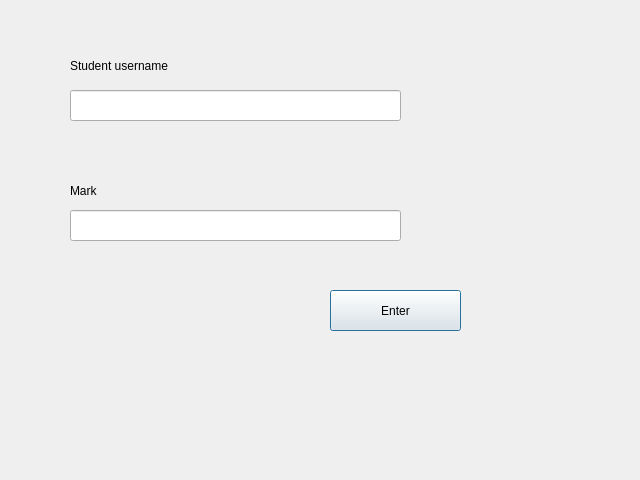
<?xml version="1.0" encoding="UTF-8"?>
<ui version="4.0">
 <class>Dialog</class>
 <widget class="QDialog" name="Dialog">
  <property name="geometry">
   <rect>
    <x>0</x>
    <y>0</y>
    <width>640</width>
    <height>480</height>
   </rect>
  </property>
  <property name="windowTitle">
   <string>Dialog</string>
  </property>
  <widget class="QLineEdit" name="lineEdit">
   <property name="geometry">
    <rect>
     <x>70</x>
     <y>90</y>
     <width>331</width>
     <height>31</height>
    </rect>
   </property>
  </widget>
  <widget class="QLineEdit" name="lineEdit_2">
   <property name="geometry">
    <rect>
     <x>70</x>
     <y>210</y>
     <width>331</width>
     <height>31</height>
    </rect>
   </property>
  </widget>
  <widget class="QLabel" name="label">
   <property name="geometry">
    <rect>
     <x>70</x>
     <y>50</y>
     <width>161</width>
     <height>31</height>
    </rect>
   </property>
   <property name="text">
    <string>Student username</string>
   </property>
  </widget>
  <widget class="QLabel" name="label_2">
   <property name="geometry">
    <rect>
     <x>70</x>
     <y>180</y>
     <width>131</width>
     <height>21</height>
    </rect>
   </property>
   <property name="text">
    <string>Mark</string>
   </property>
  </widget>
  <widget class="QPushButton" name="pushButton">
   <property name="geometry">
    <rect>
     <x>330</x>
     <y>290</y>
     <width>131</width>
     <height>41</height>
    </rect>
   </property>
   <property name="text">
    <string>Enter</string>
   </property>
  </widget>
 </widget>
 <resources/>
 <connections/>
</ui>
